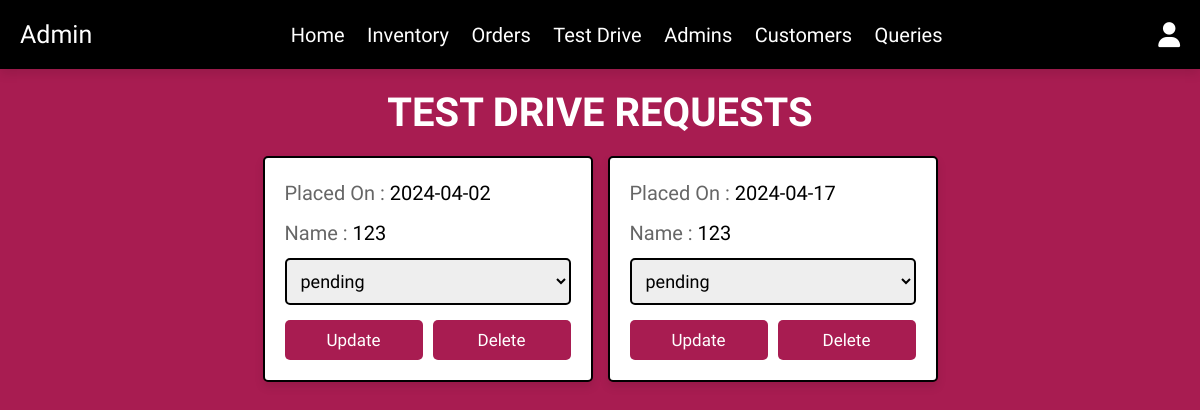
The app's page /testdrive_request.php (signed in) with its own data.
### tables this page shows
CREATE TABLE `test_drive` (
  `test_id` int(100) NOT NULL,
  `user_id` int(100) NOT NULL,
  `name` varchar(20) NOT NULL,
  `test_date` date NOT NULL DEFAULT current_timestamp(),
  `Request_status` varchar(20) NOT NULL DEFAULT 'Pending'
);

### testdrive_request.php (the view, shortened to what this page needs)
<?php
include 'connect.php';
?>
<!DOCTYPE html>
<html lang="en">
<head>
   <link rel="stylesheet" href="https://cdnjs.cloudflare.com/ajax/libs/font-awesome/6.1.1/css/all.min.css">
   <link rel="stylesheet" href="css/admin_style.css">
</head>
<body>
<?php include 'admin_header.php'; ?>
<section class="orders">
<h1 class="heading">TEST DRIVE REQUESTS</h1>
<div class="box-container">
   <?php
      $select_testdrive = $conn->prepare("SELECT * FROM `test_drive`");
      $select_testdrive->execute();
      if($select_testdrive->rowCount() > 0){
         while($fetch_testdrive = $select_testdrive->fetch(PDO::FETCH_ASSOC)){
   ?>
   <div class="box">
      <p> Placed On : <span><?= $fetch_testdrive['test_date']; ?></span> </p>
      <p> Name : <span><?= $fetch_testdrive['name']; ?></span> </p>
      <form action="" method="post">
         <select name="Request_status" class="select">
            <option selected disabled><?= $fetch_testdrive['Request_status']; ?></option>
         </select>
        <div class="flex-btn">
         <input type="submit" value="update" class="option-btn" name="update_request">
         <a href="testdrive_request.php?delete=<?= $fetch_testdrive['test_id']; ?>" class="delete-btn" onclick="return confirm('delete this request?');">delete</a>
        </div>
      </form>
   </div>
   <?php
         }
      }else{
         echo '<p class="empty">No Test Drive Requested Yet!</p>';
      }
   ?>
</div>
</section>
</body>
</html>

### css/admin_style.css (style rules this page uses)
:root { --main-color:#000; --orange:#a81c51; --red:#a81c51; --black:#000; --white:#fff; --light-color:#666; --light-bg:#eee; --border:.2rem solid var(--black); --box-shadow:0 .5rem 1rem rgba(0,0,0,.1); }
* { font-family: "Kalam", cursive; margin:0; padding:0; box-sizing: border-box; outline: none; border:none; text-decoration: none; }
html { font-size: 62.5%; overflow-x: hidden; }
body { background-color: var(--red); }
section { padding:2rem; max-width: 1200px; margin:0 auto; }
.heading { font-size: 4rem; color:var(--white); margin-bottom: 2rem; text-align: center; text-transform: uppercase; }
.btn, .delete-btn, .option-btn { display: block; width: 100%; margin-top: 1rem; border-radius: .5rem; padding:1rem 3rem; font-size: 1.7rem; text-transform: capitalize; color:var(--white); cursor: pointer; text-align: center; }
.option-btn { background-color: var(--red); }
.delete-btn { background-color: var(--red); }
.flex-btn { display: flex; gap:1rem; }
.orders .box-container { display: grid; grid-template-columns: repeat(auto-fit, 33rem); gap:1.5rem; align-items: flex-start; justify-content: center; }
.orders .box-container .box { padding:2rem; padding-top: 1rem; border-radius: .5rem; border:var(--border); background-color: var(--white); box-shadow: var(--box-shadow); }
.orders .box-container .box p { line-height: 1.5; font-size: 2rem; color:var(--light-color); margin:1rem 0; }
.orders .box-container .box p span { color:var(--main-color); }
.orders .box-container .select { margin-bottom: .5rem; width: 100%; background-color: var(--light-bg); padding:1rem; font-size: 1.8rem; color:var(--black); border-radius: .5rem; border:var(--border); }

### records on screen
test_drive: test_date "2024-04-02", name "123", Request_status "pending"
test_drive: test_date "2024-04-17", name "123", Request_status "pending"
